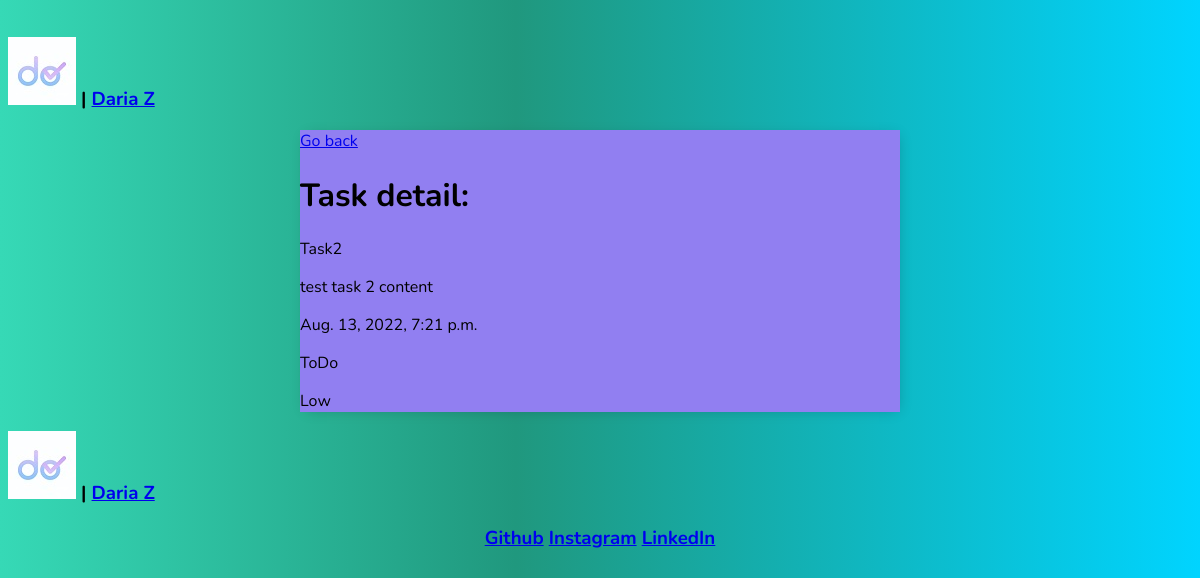
Before: /task/3/ (signed in) with the older database file.
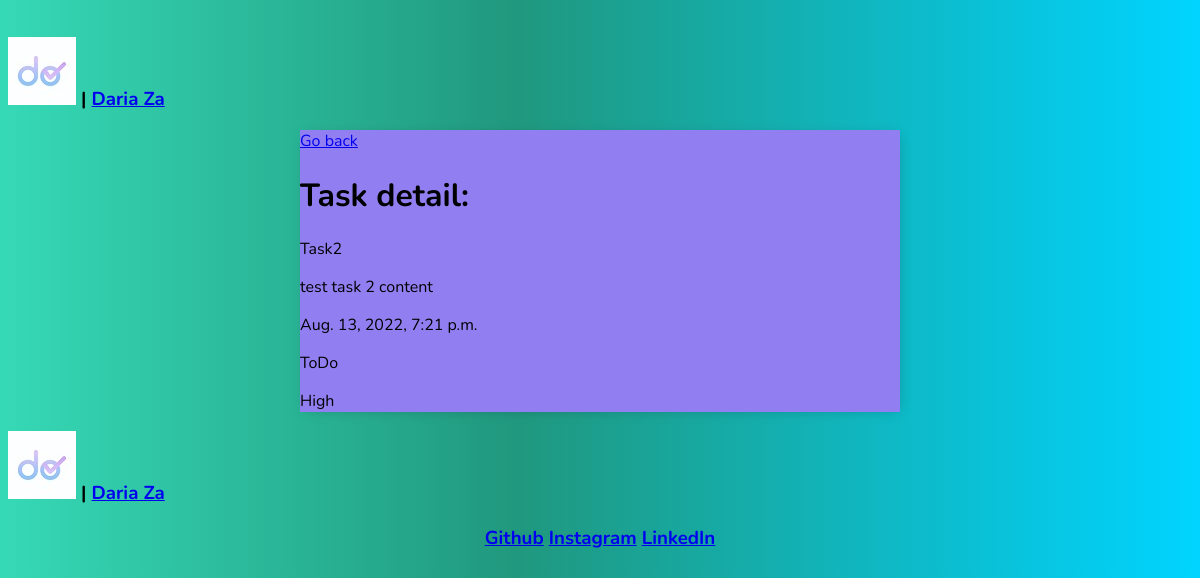
After: the same page with the newer database file.
### account/models.py (models this page shows)
class CustomizeUser(AbstractUser):
    work_position = models.CharField(max_length=50, blank=False)
    email_confirmed = models.BooleanField(default=False)

### task_application/models.py (models this page shows, shortened)
class Task(models.Model):
    user = models.ForeignKey(settings.AUTH_USER_MODEL, on_delete=models.CASCADE)
    title = models.CharField(max_length=200)
    content = models.TextField(blank=True)
    created = models.DateTimeField(default=timezone.now, blank=True, null=True)
    due_date = models.DateTimeField(default=timezone.now, blank=True, null=True)
    done_date = models.DateTimeField(blank=True, null=True)
    status = models.CharField(choices=CHOICE_STATUS, max_length=15, default='todo')
    priority = models.CharField(choices=CHOICE_PRIORITY, max_length=7, default='medium')
    importance = models.BooleanField(default=False)
    class Meta:
        verbose_name = 'Task'

### task_application/views.py (the view)
# urls.py: path('task/<int:pk>/', TaskDetailView.as_view(), name='task'),
class TaskDetailView(LoginRequiredMixin, DetailView):
    model = Task
    context_object_name = 'task'
    def get_queryset(self):
        user = self.request.user
        return self.model.objects.filter(user_id=user.id)

### task_application/templates/task_application/task_detail.html (shortened to what this page needs)
<!DOCTYPE html>
<html lang="en">
<head>
{% extends 'task_application/base.html' %}
{% block content %}
</head>
<body>
<a href="{% url 'tasks' %}"> Go back</a>
<h1>Task detail:</h1>
    <p>{{task.title}}</p>
    <p>{{task.content}}</p>
    <p>{{task.due_date}}</p>
    <p>{{task.status}}</p>
    <p>{{task.priority}}</p>
</body>
</html>
{% endblock content %}

### task_application/templates/task_application/base.html (shortened to what this page needs)
<!DOCTYPE html>
{% load static %}
<html lang="en">
<head>
</head>
<body>
<header>
    <h3 align="left"><a href="{% url 'main_page' %}"> <img src="{% static "images/logo.png" %}" alt="logo"/></a> |
        {% if user.is_authenticated %}
            <a href="{% url 'profile' %}">{{user.get_full_name}}</a>
        {% endif %}
    </h3>
</header>
    <div class="container">
        {% block content %}
        {% endblock content %}
<footer>
    <h3 align="left"><a href="{% url 'main_page' %}"> <img src="{% static "images/logo.png" %}" alt="logo"/></a> |
        {% if user.is_authenticated %}
            <a href="{% url 'profile' %}">{{user.get_full_name}}</a>
        {% endif %}
    </h3>
    <h3 align="center">
        <a href="https://github.com/DemiLar/DemiLar">Github</a>
        <a href="https://www.instagram.com/laren_713/">Instagram</a>
        <a href="https://www.linkedin.com/in/daria-zaspenko-4a2ab3223/">LinkedIn</a>
    </h3>
</footer>
</body>
</html>

Changed rows visible on the page:
changed CustomizeUser: get_full_name "Daria Z" → "Daria Za"
changed Task "Task2": priority "Low" → "High"
